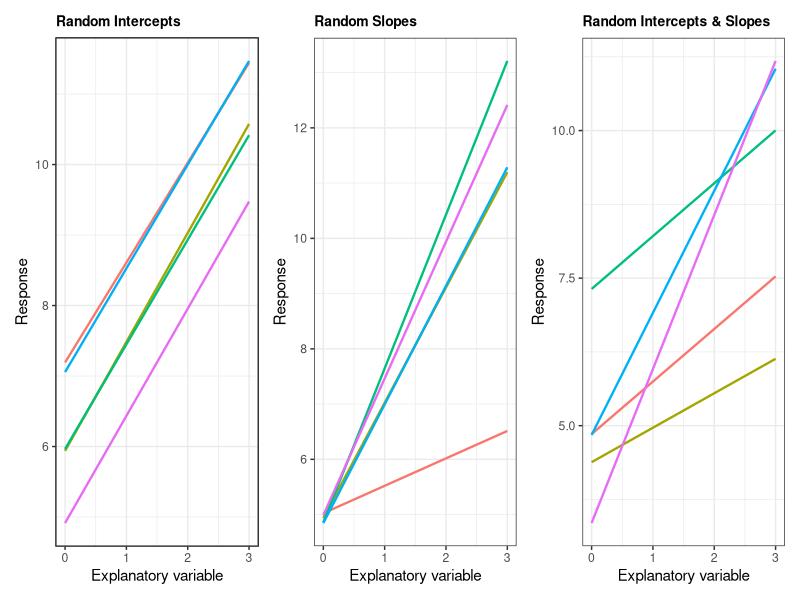
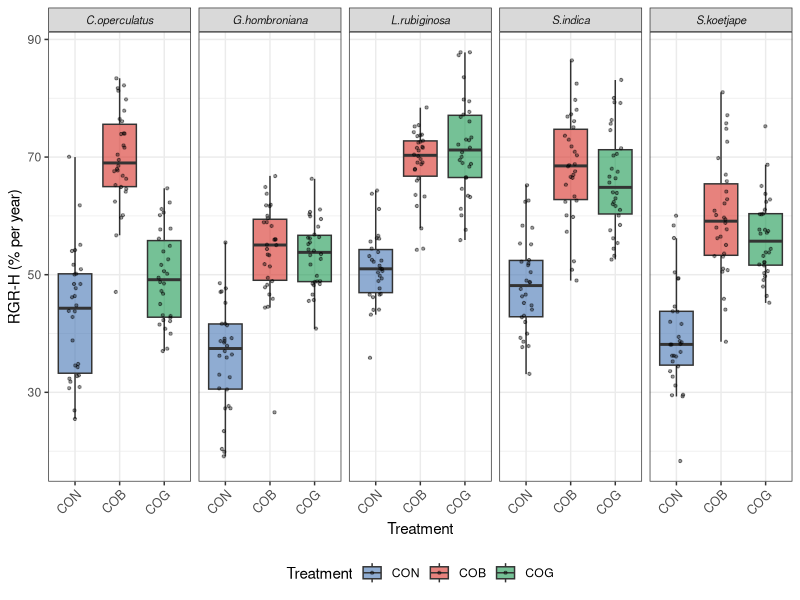
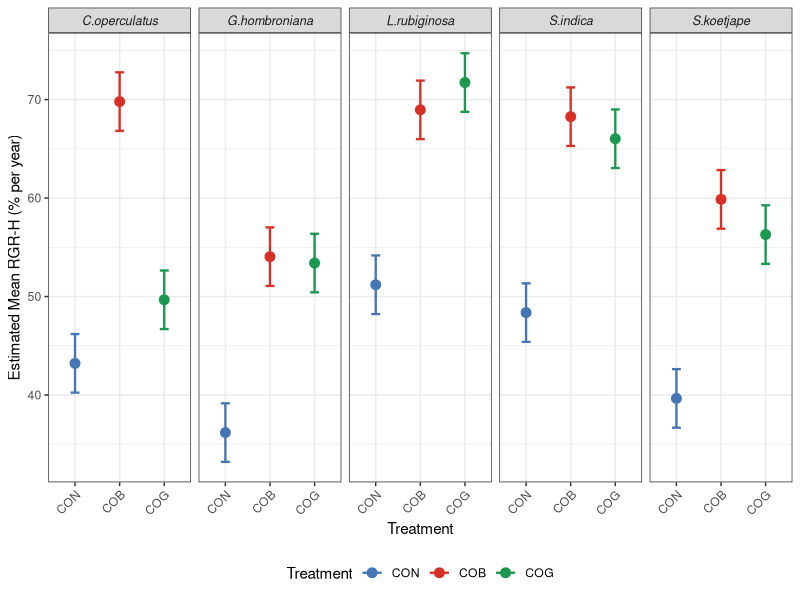
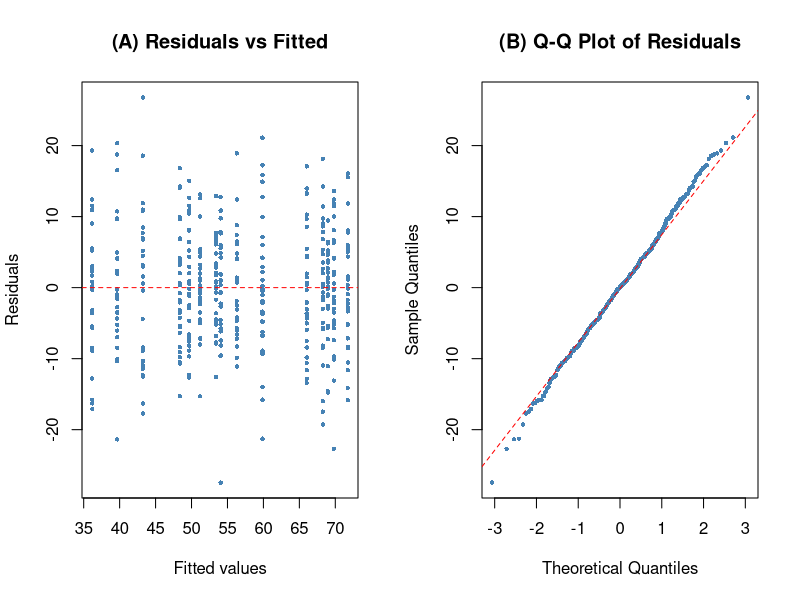

Write the R code that produced these figures, in order.
## ---- chunk 1
library(knitr)
library(kableExtra)

effects_df <- data.frame(
  Feature = c("Influence on response", "Goal of estimation",
              "Repeatability", "Variable type"),
  Fixed = c("Influences the mean", "Estimate the effect directly",
            "Repeatable levels (can be replicated)", "Categorical or continuous"),
  Random = c("Influences the variance", "Rarely the main interest; accounts for structure",
             "Non-repeatable (random sample of levels)", "Categorical only")
)

kbl(effects_df,
    col.names = c("Feature", "Fixed Effects", "Random Effects"),
    caption = "Comparison of fixed and random effects in mixed models") %>%
  kable_styling(full_width = TRUE, bootstrap_options = "striped") %>%
  column_spec(1, bold = TRUE)
## ---- chunk 2
examples_df <- data.frame(
  Fixed = c("Predation exclusion treatment in tree canopies",
            "Nutrient addition treatment",
            "Drug treatment"),
  Random = c("Tree (the unit receiving the treatment)",
             "Block within a field",
             "Individual patient receiving the drug")
)

kbl(examples_df,
    col.names = c("Fixed Effects", "Random Effects"),
    caption = "Examples of fixed and random effects in ecological and biological studies") %>%
  kable_styling(full_width = TRUE, bootstrap_options = "striped")
## ---- chunk 3
library(ggplot2)
library(patchwork)

set.seed(42)
groups <- LETTERS[1:5]
x_vals <- seq(0, 3, length.out = 30)

# Random intercepts
df_ri <- do.call(rbind, lapply(groups, function(g) {
  intercept <- rnorm(1, 5, 1.5)
  data.frame(x = x_vals, y = intercept + 1.5 * x_vals + rnorm(30, 0, 0.3), group = g)
}))

# Random slopes
df_rs <- do.call(rbind, lapply(groups, function(g) {
  slope <- rnorm(1, 1.5, 0.8)
  data.frame(x = x_vals, y = 5 + slope * x_vals + rnorm(30, 0, 0.3), group = g)
}))

# Random intercepts and slopes
df_ris <- do.call(rbind, lapply(groups, function(g) {
  intercept <- rnorm(1, 5, 1.5)
  slope <- rnorm(1, 1.5, 0.8)
  data.frame(x = x_vals, y = intercept + slope * x_vals + rnorm(30, 0, 0.3), group = g)
}))

p1 <- ggplot(df_ri, aes(x, y, colour = group)) +
  geom_smooth(method = "lm", se = FALSE, linewidth = 0.8) +
  labs(title = "Random Intercepts", x = "Explanatory variable", y = "Response") +
  theme_bw() + theme(legend.position = "none",
                     plot.title = element_text(size = 10, face = "bold"))

p2 <- ggplot(df_rs, aes(x, y, colour = group)) +
  geom_smooth(method = "lm", se = FALSE, linewidth = 0.8) +
  labs(title = "Random Slopes", x = "Explanatory variable", y = "Response") +
  theme_bw() + theme(legend.position = "none",
                     plot.title = element_text(size = 10, face = "bold"))

p3 <- ggplot(df_ris, aes(x, y, colour = group)) +
  geom_smooth(method = "lm", se = FALSE, linewidth = 0.8) +
  labs(title = "Random Intercepts & Slopes", x = "Explanatory variable", y = "Response") +
  theme_bw() + theme(legend.position = "none",
                     plot.title = element_text(size = 10, face = "bold"))

p1 + p2 + p3
## ---- chunk 4
syntax_df <- data.frame(
  Type = c("Random intercepts only",
           "Random slopes only (no random intercept)",
           "Random intercepts and slopes"),
  Formula = c("`(1 | random)`",
              "`(0 + fixed | random)`",
              "`(1 + fixed | random)`"),
  Meaning = c("Each group gets its own intercept; slopes are shared",
              "Each group gets its own slope; intercept is shared",
              "Each group gets its own intercept and its own slope")
)

kbl(syntax_df,
    col.names = c("Type", "R syntax", "Interpretation"),
    caption = "R syntax for specifying random effects in lme4") %>%
  kable_styling(full_width = TRUE, bootstrap_options = "striped") %>%
  column_spec(1, bold = TRUE)
## ---- chunk 5
# Install and load required packages
if (!require("lme4"))     install.packages("lme4",     dependencies = TRUE)
if (!require("lmerTest")) install.packages("lmerTest", dependencies = TRUE)
if (!require("emmeans"))  install.packages("emmeans",  dependencies = TRUE)
if (!require("ggplot2"))  install.packages("ggplot2",  dependencies = TRUE)
if (!require("dplyr"))    install.packages("dplyr",    dependencies = TRUE)
if (!require("knitr"))    install.packages("knitr",    dependencies = TRUE)
if (!require("kableExtra")) install.packages("kableExtra", dependencies = TRUE)

library(lme4)
library(lmerTest)
library(emmeans)
library(ggplot2)
library(dplyr)
library(knitr)
library(kableExtra)

# Simulate data based on Chaiklang et al. (2025) reported means for field RGR-H
# (relative growth rate of height, % per year) from Table 2 / Fig. 9
set.seed(213708)

species_names <- c("C.operculatus", "G.hombroniana",
                   "L.rubiginosa",  "S.indica", "S.koetjape")
treatments    <- c("CON", "COB", "COG")
replicates    <- 1:3

# Approximate treatment means (% per year) from Chaiklang et al. Fig. 9
# Rows = species, Cols = CON, COB, COG
mean_matrix <- matrix(
  c(43, 69, 52,   # C. operculatus
    37, 56, 55,   # G. hombroniana
    50, 73, 72,   # L. rubiginosa
    46, 68, 67,   # S. indica
    39, 55, 54),  # S. koetjape
  nrow = 5, byrow = TRUE,
  dimnames = list(species_names, treatments)
)

# Build the data frame (n = 30 per species per treatment as in Chaiklang et al.)
n_per_cell <- 10   # 10 per replicate × 3 replicates = 30 per cell
sigma      <- 8    # within-cell SD (approximate)

chaiklang_data <- do.call(rbind, lapply(species_names, function(sp) {
  do.call(rbind, lapply(treatments, function(trt) {
    do.call(rbind, lapply(replicates, function(rep) {
      mu <- mean_matrix[sp, trt]
      # Add a small block (replicate) random effect
      block_effect <- rnorm(1, 0, 3)
      y  <- rnorm(n_per_cell, mu + block_effect, sigma)
      data.frame(
        Species    = sp,
        Treatment  = trt,
        Replicate  = factor(paste0("R", rep)),
        RGR_H      = round(y, 1)
      )
    }))
  }))
}))

chaiklang_data$Treatment <- factor(chaiklang_data$Treatment,
                                   levels = c("CON", "COB", "COG"))
chaiklang_data$Species   <- factor(chaiklang_data$Species,
                                   levels = species_names)

head(chaiklang_data, 12)
## ---- chunk 6
ggplot(chaiklang_data,
       aes(x = Treatment, y = RGR_H, fill = Treatment)) +
  geom_boxplot(alpha = 0.6, outlier.shape = NA) +
  geom_jitter(width = 0.15, size = 0.8, alpha = 0.4) +
  facet_wrap(~ Species, nrow = 1) +
  scale_fill_manual(values = c("CON" = "#4575b4",
                               "COB" = "#d73027",
                               "COG" = "#1a9850")) +
  labs(x = "Treatment",
       y = "RGR-H (% per year)",
       fill = "Treatment") +
  theme_bw() +
  theme(
    axis.text.x  = element_text(angle = 45, hjust = 1, size = 9),
    strip.text   = element_text(face = "italic", size = 8),
    legend.position = "bottom"
  )
## ---- chunk 7
summary_ch <- chaiklang_data %>%
  group_by(Species, Treatment) %>%
  summarise(
    n    = n(),
    Mean = round(mean(RGR_H), 1),
    SD   = round(sd(RGR_H),   1),
    SE   = round(SD / sqrt(n), 1),
    .groups = "drop"
  )

kbl(summary_ch,
    col.names = c("Species", "Treatment", "n", "Mean RGR-H (%/yr)",
                  "SD", "SE"),
    caption = "Summary statistics for relative height growth rate (RGR-H) by species and treatment") %>%
  kable_styling(full_width = TRUE, bootstrap_options = "striped") %>%
  column_spec(1, italic = TRUE)
## ---- chunk 8
# Fit the mixed effects model
# Fixed effects: Treatment + Species + Treatment:Species interaction
# Random effect: random intercept for Replicate (block)
model_ch <- lmer(RGR_H ~ Treatment + Species + Treatment:Species + (1 | Replicate),
                 data = chaiklang_data,
                 REML = TRUE)

# Display the summary
summary(model_ch)
## ---- chunk 9
anova_ch <- anova(model_ch)

kbl(round(as.data.frame(anova_ch), 3),
    caption = "ANOVA table (Type III Sums of Squares) for the mixed effects model of RGR-H") %>%
  kable_styling(full_width = FALSE, bootstrap_options = "striped")
## ---- chunk 10
# Estimated marginal means for Treatment within each Species
emm_ch <- emmeans(model_ch, ~ Treatment | Species)

# Pairwise comparisons with Tukey adjustment
pairs_ch <- pairs(emm_ch, adjust = "tukey")

kbl(as.data.frame(pairs_ch) %>%
      mutate(across(where(is.numeric), ~ round(., 3))),
    caption = "Tukey pairwise comparisons of treatment effects on RGR-H within each species") %>%
  kable_styling(full_width = TRUE, bootstrap_options = "striped") %>%
  scroll_box(height = "350px")
## ---- chunk 11
emm_df <- as.data.frame(emm_ch)

ggplot(emm_df, aes(x = Treatment, y = emmean,
                   colour = Treatment, group = Treatment)) +
  geom_point(size = 3) +
  geom_errorbar(aes(ymin = lower.CL, ymax = upper.CL), width = 0.2, linewidth = 0.8) +
  facet_wrap(~ Species, nrow = 1) +
  scale_colour_manual(values = c("CON" = "#4575b4",
                                 "COB" = "#d73027",
                                 "COG" = "#1a9850")) +
  labs(x = "Treatment",
       y = "Estimated Mean RGR-H (% per year)",
       colour = "Treatment") +
  theme_bw() +
  theme(
    axis.text.x  = element_text(angle = 45, hjust = 1),
    strip.text   = element_text(face = "italic", size = 9),
    legend.position = "bottom"
  )
## ---- chunk 12
par(mfrow = c(1, 2))

# Residuals vs fitted
plot(fitted(model_ch), resid(model_ch),
     xlab = "Fitted values", ylab = "Residuals",
     main = "(A) Residuals vs Fitted",
     pch = 16, col = "steelblue", cex = 0.6)
abline(h = 0, lty = 2, col = "red")

# Q-Q plot
qqnorm(resid(model_ch), main = "(B) Q-Q Plot of Residuals",
       pch = 16, col = "steelblue", cex = 0.6)
qqline(resid(model_ch), col = "red", lty = 2)

par(mfrow = c(1, 1))
## ---- chunk 13
pkg_df <- data.frame(
  Package = c("lme4", "nlme", "lmerTest", "glmmTMB", "brms"),
  Description = c(
    "Fit linear and generalised linear mixed effects models. The most widely used package for LMMs and GLMMs.",
    "Fit and compare linear and nonlinear mixed effects models. Older but offers more control over variance structures.",
    "Extends lme4 to provide p-values and summary tables for lmer models using the Satterthwaite approximation.",
    "Generalised linear mixed models using Template Model Builder. Handles a wide range of response distributions.",
    "Bayesian regression models using Stan. Suitable for complex hierarchical models."
  ),
  Reference = c("Bates et al. 2015", "Pinheiro et al. 2018",
                "Kuznetsova et al. 2017", "Brooks et al. 2017", "Bürkner 2017")
)

kbl(pkg_df,
    col.names = c("Package", "Description", "Reference"),
    caption = "Commonly used R packages for mixed effects models") %>%
  kable_styling(full_width = TRUE, bootstrap_options = "striped") %>%
  column_spec(1, bold = TRUE, monospace = TRUE)
